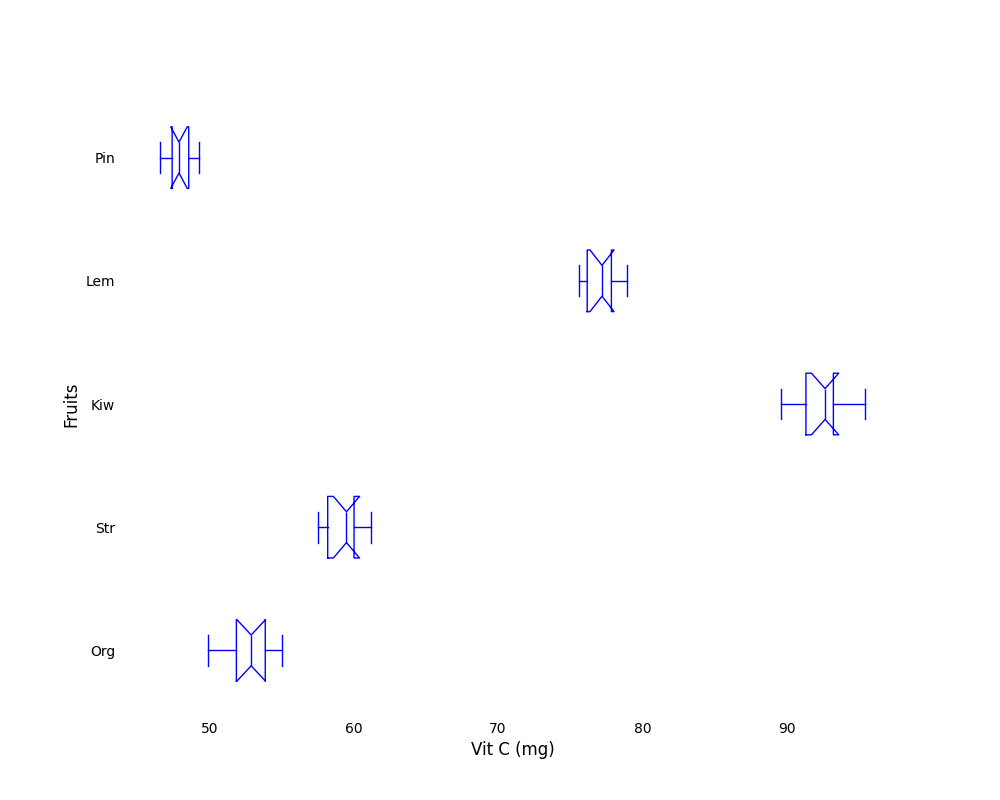

Here is the Python script that generated this plot:
import matplotlib.pyplot as plt

# Data for Vitamin C content in mg per 100 grams for each fruit type
data = [
    [53.2, 50.5, 52.4, 55.0, 54.3, 51.7, 52.8, 49.9, 54.1, 53.0], # oranges
    [58.8, 59.4, 60.1, 57.5, 59.6, 58.0, 60.3, 61.2, 57.9, 59.8], # strawberries
    [92.7, 93.0, 89.6, 95.4, 94.2, 91.1, 92.6, 90.8, 93.3, 92.0], # kiwis
    [77.0, 76.4, 78.2, 75.8, 77.7, 78.9, 76.1, 77.4, 75.6, 77.9], # lemons
    [47.8, 48.2, 47.0, 49.3, 46.6, 47.4, 48.7, 47.5, 48.0, 48.8]  # pineapples
]

# Labels for the fruits
fruit_labels = ['Org', 'Str', 'Kiw', 'Lem', 'Pin']

# Create the plot
fig, ax = plt.subplots(figsize=(10, 8))

# Set a single color for all elements of the boxplot
color = 'blue'

# Create the horizontal box plot
ax.boxplot(data, vert=False, labels=fruit_labels, notch=True,
           boxprops=dict(color=color),
           whiskerprops=dict(color=color),
           capprops=dict(color=color),
           medianprops=dict(color=color),
           flierprops=dict(marker='o', color=color, alpha=0.5))

# Set the labels
ax.set_ylabel("Fruits", fontsize=12)
ax.set_xlabel("Vit C (mg)", fontsize=12)

# Remove grid, borders, and annotations
ax.set_frame_on(False)
ax.xaxis.set_ticks_position('none')
ax.yaxis.set_ticks_position('none')

# Display the plot
plt.show()
